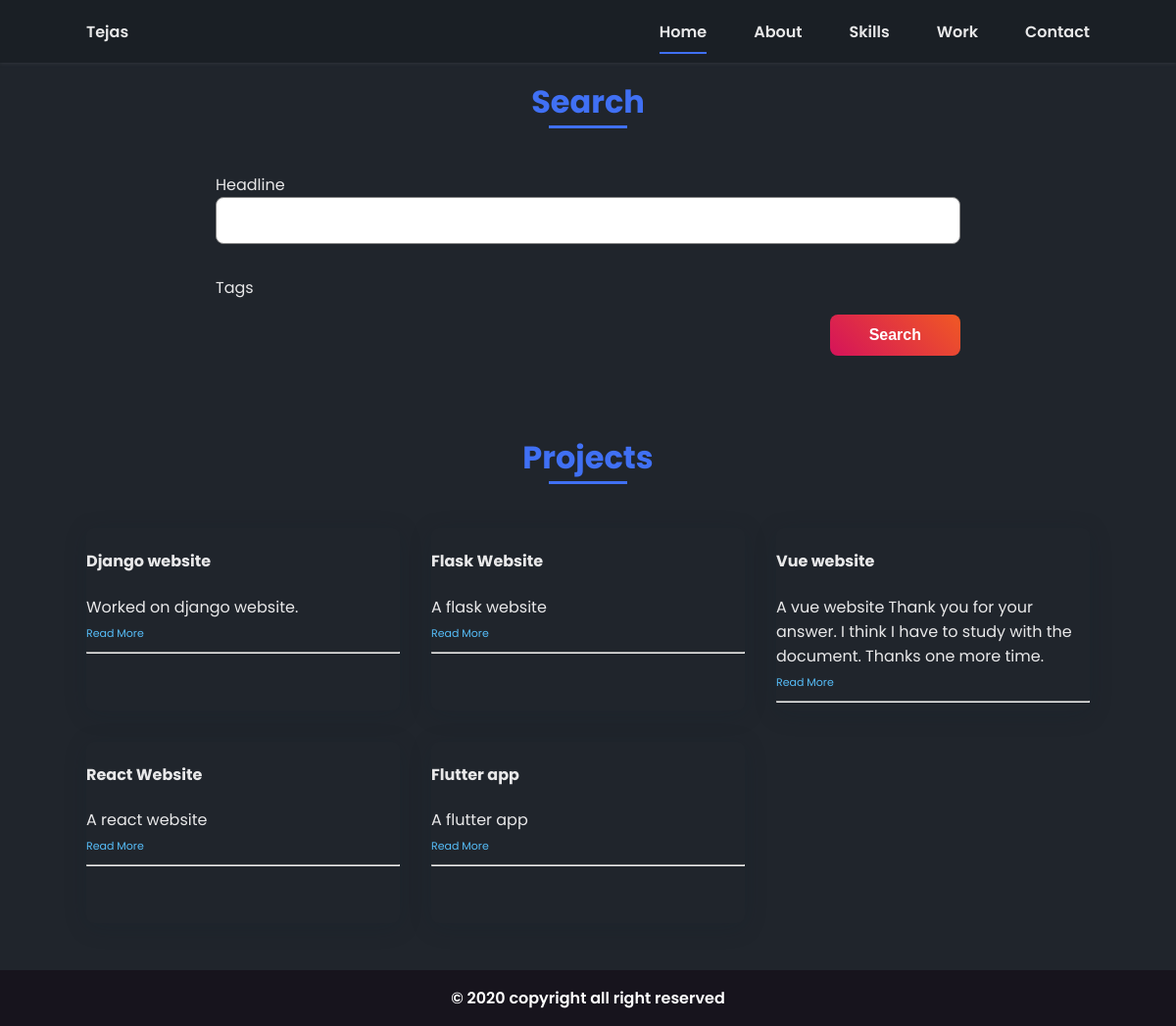
/posts/, run on an earlier commit of the app's database.
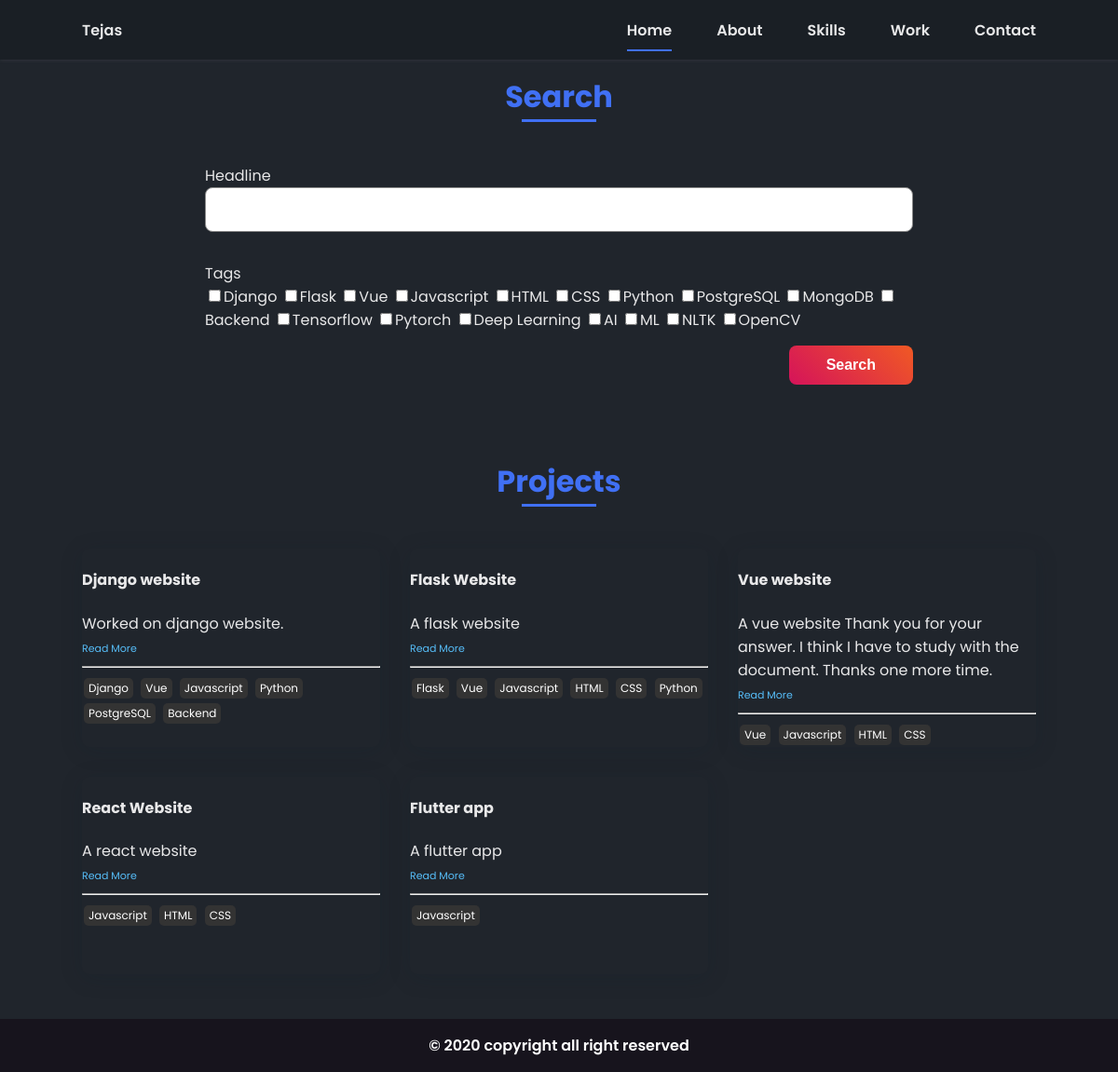
And on a later commit of the database.
### core/models.py (models this page shows, shortened)
class Post(models.Model):
    headline = models.CharField(max_length=200)
    created = models.DateTimeField(auto_now_add=True)
    active = models.BooleanField(default=False)
    featured = models.BooleanField(default=False)
    body = models.TextField(null=True, blank=True)
    url = models.URLField(default="https://google.com")
    tags = models.ManyToManyField(Tag, null=True, blank=True)
    overview = models.TextField(null=True, blank=True)
    github = models.URLField(default="https://google.com")

class Tag(models.Model):
	name = models.CharField(max_length=200)
	def __str__(self):
		return self.name

### core/views.py (the view)
# urls.py: path('posts/', views.posts, name="posts"),
def posts(request):
    posts = Post.objects.all()
    myfilter = PostFilter(request.GET, queryset=posts)
    posts = myfilter.qs
    context = {'posts':posts, 'myfilter': myfilter}
    return render(request, 'core/posts.html', context)

### core/templates/core/posts.html (shortened to what this page needs)
{% extends 'core/layout.html' %}
{% load static %}
{% block content %}
{% load crispy_forms_tags %}
<link rel="stylesheet" href="https://use.fontawesome.com/releases/v5.3.1/css/all.css">
<link rel="stylesheet" href="https://cdnjs.cloudflare.com/ajax/libs/font-awesome/4.7.0/css/font-awesome.min.css">
<section class="contact section bd-grid">
    <h2 class="section-title">Search</h2>
    <div class="contact__container bd-grid">
        <form  method="GET" action="" class="contact__form">
            {{myfilter.form|crispy}}
            <input type="submit" value="Search" class="contact__button button">
        </form>
    </div>
</section>
<section class="work section">
    <h2 class="section-title">Projects</h2>
    <div class="work__container bd-grid">
    {% for post in posts %}
       <div class="work__img">
                <div class="post-preview">
                    <h4 class="post-title">{{post.headline}}</h4>
                    <p class="post-intro">{{post.body}}</p>
                    <a class="link" href="{%  url 'post' post.id %}">Read More</a>
                    <hr>
                    {% for tag in post.tags.all %}
                    <span class="tag">{{tag}}</span>
                    {% endfor %}
                </div>
            </div>
        {% endfor %}
    </div>
</section>
{% endblock content %}

What changed in the data, as far as the page shows it:
added Tag: name "Django", shown under Post "Django website"
added Tag: name "Vue"
added Tag: name "Javascript"
added Tag: name "Python"
added Tag: name "PostgreSQL", shown under Post "Django website"
added Tag: name "Backend", shown under Post "Django website"
added Tag: name "Flask", shown under Post "Flask Website"
added Tag: name "HTML"
added Tag: name "CSS"
Also different on the page:
form field tags: (not shown) → "☐ ☐ ☐ ☐ ☐ ☐ ☐ ☐ ☐ ☐ ☐ ☐ ☐ ☐ ☐ ☐ ☐"
text no longer shown: "Headline Tags"
text now shown: "Headline Tags Django Flask Vue Javascript HTML CSS Python PostgreSQL MongoDB Backend Tensorflow Pytorch Deep Learning AI ML NLTK OpenCV"
